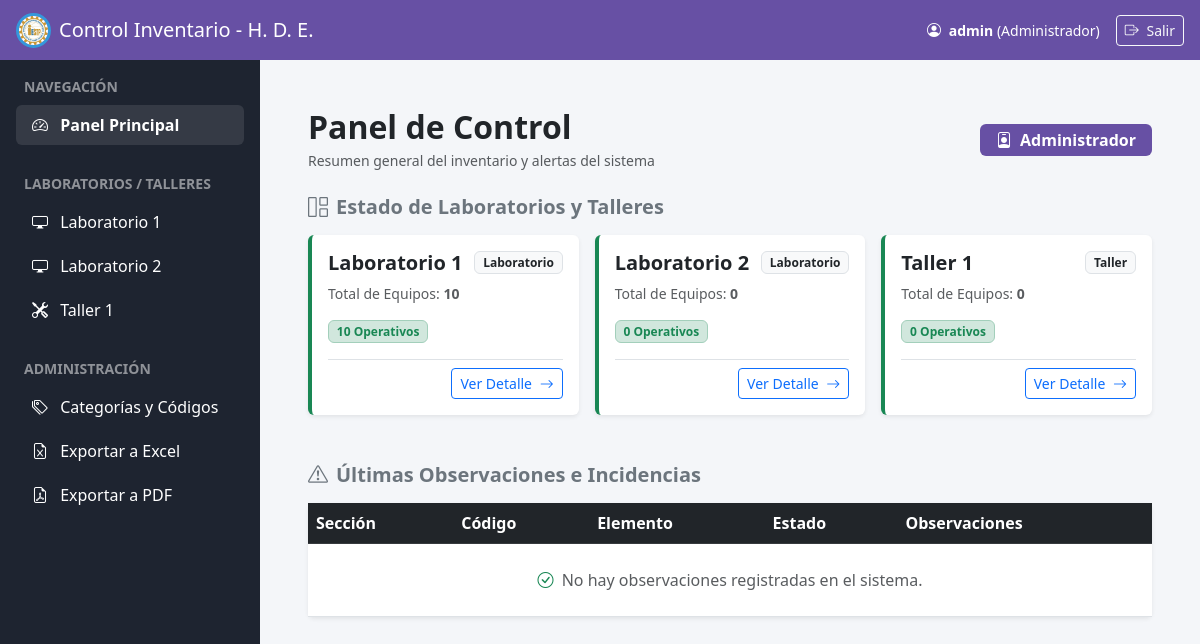
/dashboard (signed in), run on the app's committed database.
### tables this page shows
CREATE TABLE secciones (
                id INTEGER PRIMARY KEY AUTOINCREMENT,
                nombre TEXT NOT NULL,
                tipo TEXT NOT NULL
            );

### app.py (the view)
@app.route('/dashboard')
@login_required
def dashboard():
    db = get_db()
    secciones = db.execute("SELECT * FROM secciones").fetchall()
    resumen_secciones = []
    for sec in secciones:
        total = db.execute("SELECT SUM(cantidad) FROM elementos WHERE seccion_id = ?", (sec['id'],)).fetchone()[0] or 0
        operativos = db.execute("SELECT SUM(cantidad) FROM elementos WHERE seccion_id = ? AND estado = 'Operativo'", (sec['id'],)).fetchone()[0] or 0
        mantenimiento = db.execute("SELECT SUM(cantidad) FROM elementos WHERE seccion_id = ? AND estado = 'Mantenimiento'", (sec['id'],)).fetchone()[0] or 0
        inoperativos = db.execute("SELECT SUM(cantidad) FROM elementos WHERE seccion_id = ? AND estado = 'Inoperativo'", (sec['id'],)).fetchone()[0] or 0
        resumen_secciones.append({
            'id': sec['id'],
            'nombre': sec['nombre'],
            'tipo': sec['tipo'],
            'total_equipos': total,
            'operativos': operativos,
            'mantenimiento': mantenimiento,
            'inoperativos': inoperativos
        })
    ultimas_observaciones = db.execute('''
        SELECT e.*, s.nombre as seccion_nombre
        FROM elementos e
        JOIN secciones s ON e.seccion_id = s.id
        WHERE e.observaciones IS NOT NULL AND e.observaciones != ''
        ORDER BY e.id DESC LIMIT 5
    ''').fetchall()
    return render_template('dashboard.html',
                           secciones=secciones,
                           resumen_secciones=resumen_secciones,
                           ultimas_observaciones=ultimas_observaciones)

### app.py (called while the page is built)
def get_db():
    conn = sqlite3.connect(DATABASE)
    conn.row_factory = sqlite3.Row
    return conn

def login_required(f):
    @wraps(f)
    def decorated_function(*args, **kwargs):
        if 'username' not in session:
            return redirect(url_for('login'))
        return f(*args, **kwargs)
    return decorated_function

### templates/dashboard.html (shortened to what this page needs)
{% extends 'base.html' %}
{% block content %}
<div class="container-fluid p-4">
    <div class="d-flex align-items-center justify-content-between mb-4">
        <div>
            <h2 class="fw-bold mb-1">Panel de Control</h2>
            <p class="text-muted small mb-0">Resumen general del inventario y alertas del sistema</p>
        </div>
        <span class="badge bg-purple px-3 py-2 fs-6" style="background-color: #6750a4;">
            <i class="bi bi-person-badge me-1"></i> {{ session['rol'] }}
        </span>
    </div>
    <h5 class="fw-bold mb-3 text-secondary"><i class="bi bi-grid-1x2 me-2"></i>Estado de Laboratorios y Talleres</h5>
    <div class="row g-3 mb-5">
        {% for sec in resumen_secciones %}
            <div class="col-12 col-md-6 col-lg-4">
                <div class="card h-100 shadow-sm border-0 {% if sec.inoperativos > 0 %}border-start border-4 border-danger{% elif sec.mantenimiento > 0 %}border-start border-4 border-warning{% else %}border-start border-4 border-success{% endif %}">
                    <div class="card-body">
                        <div class="d-flex justify-content-between align-items-start mb-2">
                            <h5 class="card-title fw-bold mb-0">{{ sec.nombre }}</h5>
                            <span class="badge bg-light text-dark border">{{ sec.tipo }}</span>
                        </div>
                        <p class="text-muted small mb-3">Total de Equipos: <strong>{{ sec.total_equipos }}</strong></p>
                        <div class="d-flex gap-2">
                            <span class="badge bg-success-subtle text-success border border-success-subtle">
                                {{ sec.operativos }} Operativos
                            </span>
                        </div>
                        <div class="mt-3 pt-2 border-top text-end">
                            <a href="{{ url_for('ver_seccion', seccion_id=sec.id) }}" class="btn btn-sm btn-outline-primary">
                                Ver Detalle <i class="bi bi-arrow-right ms-1"></i>
                            </a>
                        </div>
                    </div>
                </div>
            </div>
        {% endfor %}
    </div>
    <h5 class="fw-bold mb-3 text-secondary"><i class="bi bi-exclamation-triangle me-2"></i>Últimas Observaciones e Incidencias</h5>
    <div class="card shadow-sm border-0">
        <div class="card-body p-0">
            <div class="table-responsive">
                <table class="table table-hover align-middle mb-0">
                    <thead class="table-dark">
                        <tr>
                            <th>Sección</th>
                            <th>Código</th>
                            <th>Elemento</th>
                            <th>Estado</th>
                            <th>Observaciones</th>
                        </tr>
                    </thead>
                    <tbody>
                        {% if ultimas_observaciones %}
                            {% for obs in ultimas_observaciones %}
                                <tr>
                                    <td><span class="fw-semibold text-secondary">{{ obs.seccion_nombre }}</span></td>
                                    <td><span class="badge bg-light text-dark border">{{ obs.codigo }}</span></td>
                                    <td class="fw-bold">{{ obs.nombre }}</td>
                                    <td>
                                        {% if obs.estado == 'Operativo' %}
                                            <span class="badge bg-success">Operativo</span>
                                        {% elif obs.estado == 'Mantenimiento' %}
                                            <span class="badge bg-warning text-dark">Mantenimiento</span>
                                        {% else %}
                                            <span class="badge bg-danger">Inoperativo</span>
                                        {% endif %}
                                    </td>
                                    <td>
                                        <div class="observaciones-box" style="max-width: 400px;">
                                            {{ obs.observaciones }}
                                        </div>
                                    </td>
                                </tr>
                            {% endfor %}
                        {% else %}
                            <tr>
                                <td colspan="5" class="text-center py-4 text-muted">
                                    <i class="bi bi-check-circle text-success me-1"></i> No hay observaciones registradas en el sistema.
                                </td>
                            </tr>
                        {% endif %}
                    </tbody>
                </table>
            </div>
        </div>
    </div>
</div>
{% endblock %}

### templates/base.html (shortened to what this page needs)
<!DOCTYPE html>
<html lang="es">
<head>
    <link href="https://cdn.jsdelivr.net/npm/bootstrap@5.3.0/dist/css/bootstrap.min.css" rel="stylesheet">
    <link href="https://cdn.jsdelivr.net/npm/bootstrap-icons@1.10.0/font/bootstrap-icons.css" rel="stylesheet">
</head>
<body>
    <nav class="navbar top-navbar px-3 d-flex justify-content-between">
        <div class="d-flex align-items-center gap-2">
            <div class="circulo-imagen">
                <img src="{{ url_for('static', filename='resources/Escudo.jpg') }}" alt="Escudo">
            </div>
            <span class="navbar-brand mb-0 h1 text-white">Control Inventario - H. D. E.</span>
        </div>
        <div class="text-white small d-flex align-items-center gap-3">
            <span><i class="bi bi-person-circle me-1"></i> <strong>{{ session['username'] }}</strong> ({{ session['rol'] }})</span>
            <a href="{{ url_for('logout') }}" class="btn btn-sm btn-outline-light"><i class="bi bi-box-arrow-right me-1"></i> Salir</a>
        </div>
    </nav>
    <div class="main-wrapper">
        <nav class="sidebar p-3">
            <div class="sidebar-heading text-uppercase text-white-50 fw-bold small px-2 mb-2">Navegación</div>
            <div class="list-group list-group-flush mb-4">
                <a href="{{ url_for('dashboard') }}" class="list-group-item list-group-item-action bg-transparent text-white border-0 rounded mb-1 {% if request.endpoint == 'dashboard' %}active-link{% endif %}">
                    <i class="bi bi-speedometer2 me-2"></i> Panel Principal
                </a>
            </div>
            <div class="sidebar-heading text-uppercase text-white-50 fw-bold small px-2 mb-2">Laboratorios / Talleres</div>
            <div class="list-group list-group-flush mb-4">
                {% for sec in secciones %}
                    <a href="{{ url_for('ver_seccion', seccion_id=sec.id) }}" class="list-group-item list-group-item-action bg-transparent text-white border-0 rounded mb-1 ">
                        {% if sec.tipo == 'Laboratorio' %}<i class="bi bi-display me-2"></i>{% else %}<i class="bi bi-tools me-2"></i>{% endif %}
                        {{ sec.nombre }}
                    </a>
                {% endfor %}
            </div>
            {% if session['rol'] == 'Administrador' %}
            <div class="sidebar-heading text-uppercase text-white-50 fw-bold small px-2 mb-2">Administración</div>
            <div class="list-group list-group-flush">
                <a href="{{ url_for('categorias') }}" class="list-group-item list-group-item-action bg-transparent text-white border-0 rounded mb-1 {% if request.endpoint == 'categorias' %}active-link{% endif %}">
                    <i class="bi bi-tags me-2"></i> Categorías y Códigos
                </a>
                <a href="{{ url_for('exportar_excel') }}" class="list-group-item list-group-item-action bg-transparent text-white border-0 rounded mb-1">
                    <i class="bi bi-file-earmark-excel me-2"></i> Exportar a Excel
                </a>
                <a href="{{ url_for('exportar_pdf') }}" class="list-group-item list-group-item-action bg-transparent text-white border-0 rounded mb-1">
                    <i class="bi bi-file-earmark-pdf me-2"></i> Exportar a PDF
                </a>
            </div>
            {% endif %}
        </nav>
        <main class="content-area p-4">
            {% block content %}{% endblock %}
        </main>
    </div>
</body>
</html>

### templates/base.html (style rules this page uses)
body { background-color: #f4f6f9; overflow: hidden; }
.top-navbar { height: 60px; background-color: #6750a4; position: fixed; top: 0; left: 0; width: 100%; z-index: 1030; }
.main-wrapper { margin-top: 60px; display: flex; height: calc(100vh - 60px); }
.sidebar { width: 260px; background-color: #1e2430; position: fixed; top: 60px; bottom: 0; left: 0; overflow-y: auto; z-index: 1020; }
.content-area { margin-left: 260px; width: calc(100% - 260px); height: calc(100vh - 60px); overflow-y: auto; }
.active-link { background-color: rgba(255, 255, 255, 0.1) !important; font-weight: bold; }
.circulo-imagen { width: 35px; height: 35px; border-radius: 50%; overflow: hidden; display: flex; justify-content: center; align-items: center; border: 3px solid #3498db; }
.circulo-imagen img { width: 100%; height: 100%; object-fit: cover; }

### data on the page
secciones: nombre "Laboratorio 1", tipo "Laboratorio", total_equipos "10", operativos "10"
secciones: nombre "Laboratorio 2", tipo "Laboratorio", total_equipos "0", operativos "0"
secciones: nombre "Taller 1", tipo "Taller", total_equipos "0", operativos "0"

### other printed values
{{ session['username'] }} "admin"
{{ session['rol'] }} "Administrador"
